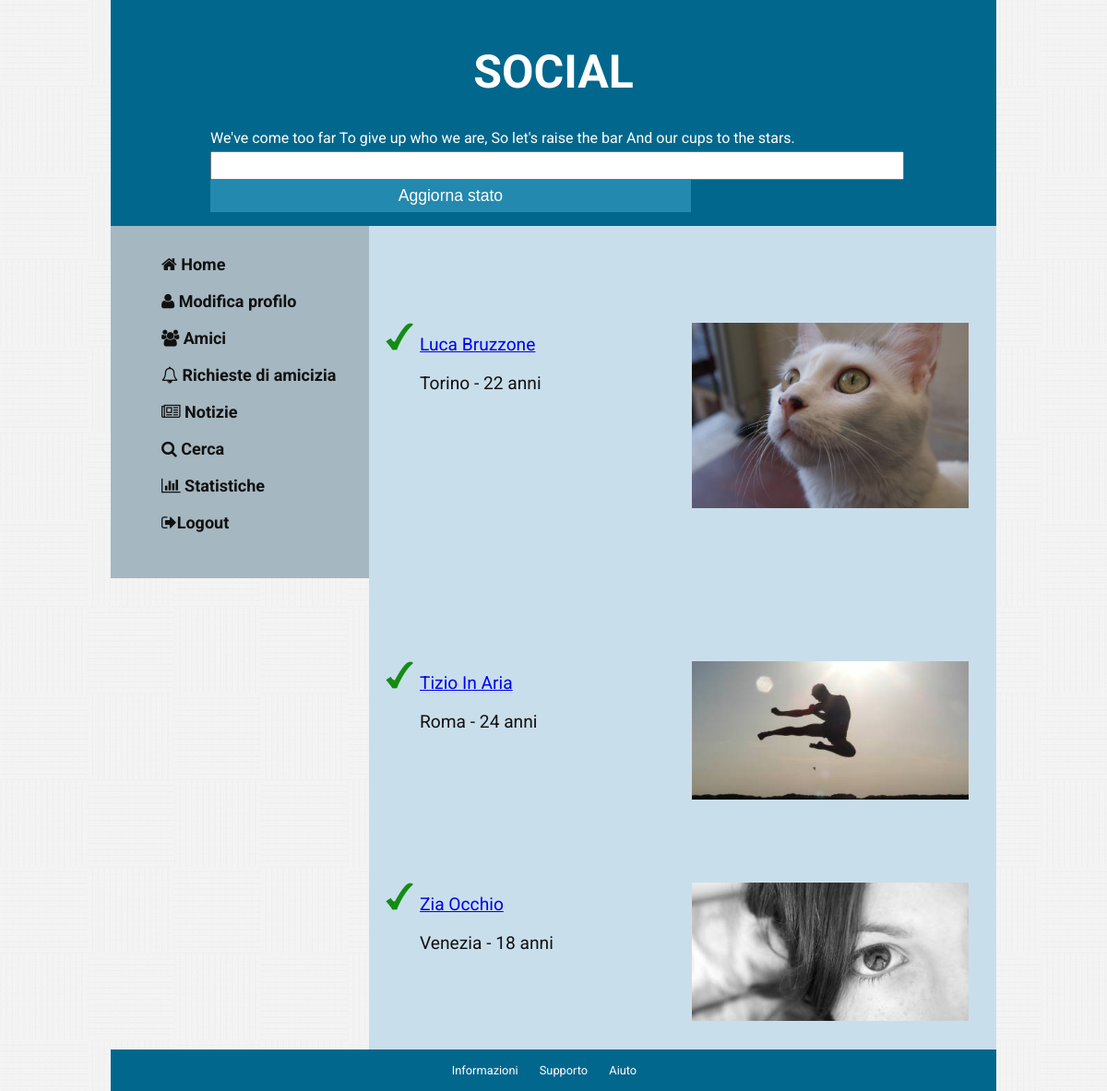
The app's page /?a=amici (signed in) with its own data.
### tables this page shows
CREATE TABLE IF NOT EXISTS `notizie` (
`id` int(11) NOT NULL,
  `testo` varchar(140) NOT NULL,
  `data` datetime NOT NULL,
  `id_utente` int(11) NOT NULL,
  `like` int(11) DEFAULT '0',
  `dislike` int(11) DEFAULT '0'
);

CREATE TABLE IF NOT EXISTS `amicizia` (
`id` int(11) NOT NULL,
  `amico1` int(11) NOT NULL,
  `amico2` int(11) NOT NULL,
  `accettata` smallint(1) DEFAULT '0'
);

CREATE TABLE IF NOT EXISTS `utenti` (
`id` int(11) NOT NULL,
  `username` varchar(45) NOT NULL,
  `password` varchar(45) NOT NULL,
  `nome_cognome` varchar(45) NOT NULL,
  `immagine` varchar(150) DEFAULT NULL,
  `testo` mediumtext,
  `eta` int(11) DEFAULT NULL,
  `citta` varchar(50) DEFAULT NULL,
  `cittanatale` varchar(50) DEFAULT NULL,
  `hobbies` varchar(180) DEFAULT NULL,
  `studio` varchar(180) DEFAULT NULL,
  `email` varchar(45) NOT NULL
);

### index.php (called while the page is built, shortened)
<?php
include_once __DIR__.'/include/notizie.php';
include_once __DIR__.'/include/user.php';
$action = $_GET['a'];
$content = '404 Pagina non trovata';
$stato = Notizie::getStato();
switch($action){
  case 'amici':
    if(!isset($_GET['id'])){
      $content = Utente::displayList('amici');
    }
    else {
      $content = Utente::displayUser(intval($_GET['id']));
    }
  break;
}
include __DIR__.'/tema/default.php';

### include/dbConn.php (called while the page is built, shortened)
<?php
class Database{
  private $host = 'localhost';
  private $user = 'root';
  private $password = '';
  private static $singleton = null ;
  public function __construct(){
    $this->conn = mysql_connect($this->host, $this->user, $this->password)
      or die ('connessione non riuscita: ' . mysql_error() );
  }
  public static function getInstance(){
    if(Database::$singleton === null){
      Database::$singleton = new Database();
    }
    return Database::$singleton;
  }
}

### include/notizie.php (called while the page is built, shortened)
<?php
include_once __DIR__.'/dbConn.php';
class Notizie {
  public static function getStato(){
    $db = Database::getInstance();
    $q = mysql_query('SELECT notizie.testo FROM notizie WHERE id_utente='.$_SESSION['id'].' ORDER BY id DESC LIMIT 1;', $db->conn)
     or die(mysql_error());
    if(mysql_num_rows($q) > 0){
      $user_obj = mysql_fetch_object($q);
      $user_obj->testo = stripslashes($user_obj->testo);
      return $user_obj->testo;
    }
    else {
      return null;
    }
  }
}

### include/user.php (the view, shortened to what this page needs)
<?php
  include_once __DIR__.'/dbConn.php';
  class Utente {
    public static function friendsList(){
      $id = $_SESSION['id'];
      $q = mysql_query("SELECT * FROM amicizia
        INNER JOIN utenti ON amicizia.amico1 = $id OR amicizia.amico2 = $id
        WHERE accettata = 1 and utenti.id <> $id GROUP BY utenti.id ;")
      or die(mysql_error());
      $content = array();
      while($row = mysql_fetch_object($q)) {
        $content[] = $row;
      }
      return $content;
    }
    public static function displayList($amico = '0'){
      if ($amico == 'amici')
        $list = Utente::friendsList();
      else
        $list = Utente::ulist();
      $content = '<ul id="amici">';
      foreach($list as $row){
        $content .= "<li>
        <div class='immagine_lista'>
        <img src='./asset/img/$row->immagine' alt='$row->nome_cognome immagine profilo' />
        </div>
        <div class='intestazione_lista'>
        <p><a href='./?a=amici&amp;id=$row->id'>$row->nome_cognome</a></p>
        <p>$row->citta - $row->eta anni</p>
        </div>
        <div class='clear'></div>
        </li>";
      }
      $content .= '</ul>';
      return $content;
    }
  }

### tema/default.php (shortened to what this page needs)
<!doctype html>
<html class="no-js" lang="it">
<head>
  <link rel="stylesheet" type="text/css" href="./asset/stile.css" />
  <link rel="stylesheet" type="text/css" href="./asset/font-awesome/css/font-awesome.min.css" />
</head>
<body>
  <div id="container">
    <div id="header">
      <h1>Social</h1>
      <?php if(isset($_SESSION['id']) && isset($_GET['a'])){ ?>
      <div id="dyn_status">
        <div id="status"><?php echo $stato ?></div>
        <div id="form">
          <input id="newstatus" type="text"/>
          <button id="update_btn">Aggiorna stato</button>
        </div>
      </div>
    <?php } ?>
    </div>
    <div id="navigation">
      <ul>
        <?php if (isset($_GET['a'])) { ?>
        <li><a href="./?a=home"><i class="fa fa-home"></i> Home</a></li>
        <li><a href="./?a=profilo"><i class="fa fa-user"></i> Modifica profilo</a></li>
        <li><a href="./?a=amici"><i class="fa fa-users"></i> Amici</a></li>
        <li><a href="./?a=richiesta_amicizia"><i class="fa fa-bell-o"></i> Richieste di amicizia</a></li>
        <li><a href="./?a=notizie"><i class="fa fa-newspaper-o"></i> Notizie</a></li>
        <li><a href="./?a=search"><i class="fa fa-search"></i> Cerca</a></li>
        <li><a href="./?a=statistiche"><i class="fa fa-bar-chart"></i> Statistiche</a></li>
        <?php if(isset($_SESSION['id'])) { ?>
        <li> <a href="./?a=logout"><i class="fa fa-sign-out"></i>Logout</a></li>
        <?php } ?>
        <?php } else { ?>
          <li><a href="./admin.php?p=list"><i class="fa fa-users"></i>Lista utenti</a></li>
          <li><a href="./admin.php?p=notizie"><i class="fa fa-newspaper-o"></i>Ultime notizie</a></li>
          <li> <a href="./admin.php?p=logout"><i class="fa fa-sign-out"></i>Logout</a></li>
        <?php } ?>
      </ul>
    </div>
    <div id="content">
        <?php echo $content ?>
    </div>
    <div id="footer">
      <a href="#">Informazioni</a> <a href="#">Supporto</a> <a href="#">Aiuto</a>
    </div>
  </div>
</body>
</html>

### asset/stile.css (style rules this page uses)
body { font-family: 'Roboto', 'Gill', 'Helvetica', sans-serif; margin:0; padding:0; background: url("./img/pw_pattern.png"); text-align: justify; color: #111; }
#container { width:80%; min-width: 700px; margin: 0 auto; }
#header { padding: 15px; min-height: 150px; background-color: #01678D; }
#header h1 { text-align: center; color: #fff; font-size: 50px; text-transform: uppercase; }
#dyn_status { width:80%; margin:0 auto; color:#fff; }
#dyn_status #status { padding-bottom:5px; }
#dyn_status input { min-width:100%; height:25px; }
button { position: relative; vertical-align: top; height: 35px; width:70%; padding: 0; font-size: 1.1em; color: white; text-align: center; background: #2389AF; border:0; }
#navigation { padding: 15px; width: 250px; float: left; background-color: #A5B7C1; }
#navigation li { list-style-type: none; height:40px; }
#navigation li a { font-weight: bold; color: #111; text-decoration: none; font-size: 18px; }
#content { margin-left:280px; padding: 15px ; background-color: #C9DEEB; min-height: 600px; }
#footer { background-color: #01678D; padding: 15px 15px 15px 15px; font-size: 0.8em; text-align: center; }
#footer a { text-decoration: none; color:#fff; padding-right: 20px; }
.immagine_lista img { width:300px; padding: 0 15px 0 15px; float:right; }
.intestazione_lista { margin-top: 90px; font-size: 1.2em; }
#amici { list-style-image: url('./img/Green_check.png'); }

### records on screen
notizie: testo "We've come too far To give up who we are, So let's raise the bar And our cups to the stars."
amicizia: utenti.immagine (picture), utenti.nome_cognome "Luca Bruzzone", utenti.citta "Torino", utenti.eta "22", utenti.nome_cognome "Tizio In Aria", utenti.citta "Roma", utenti.eta "24", utenti.nome_cognome "Zia Occhio", utenti.citta "Venezia", utenti.eta "18"
